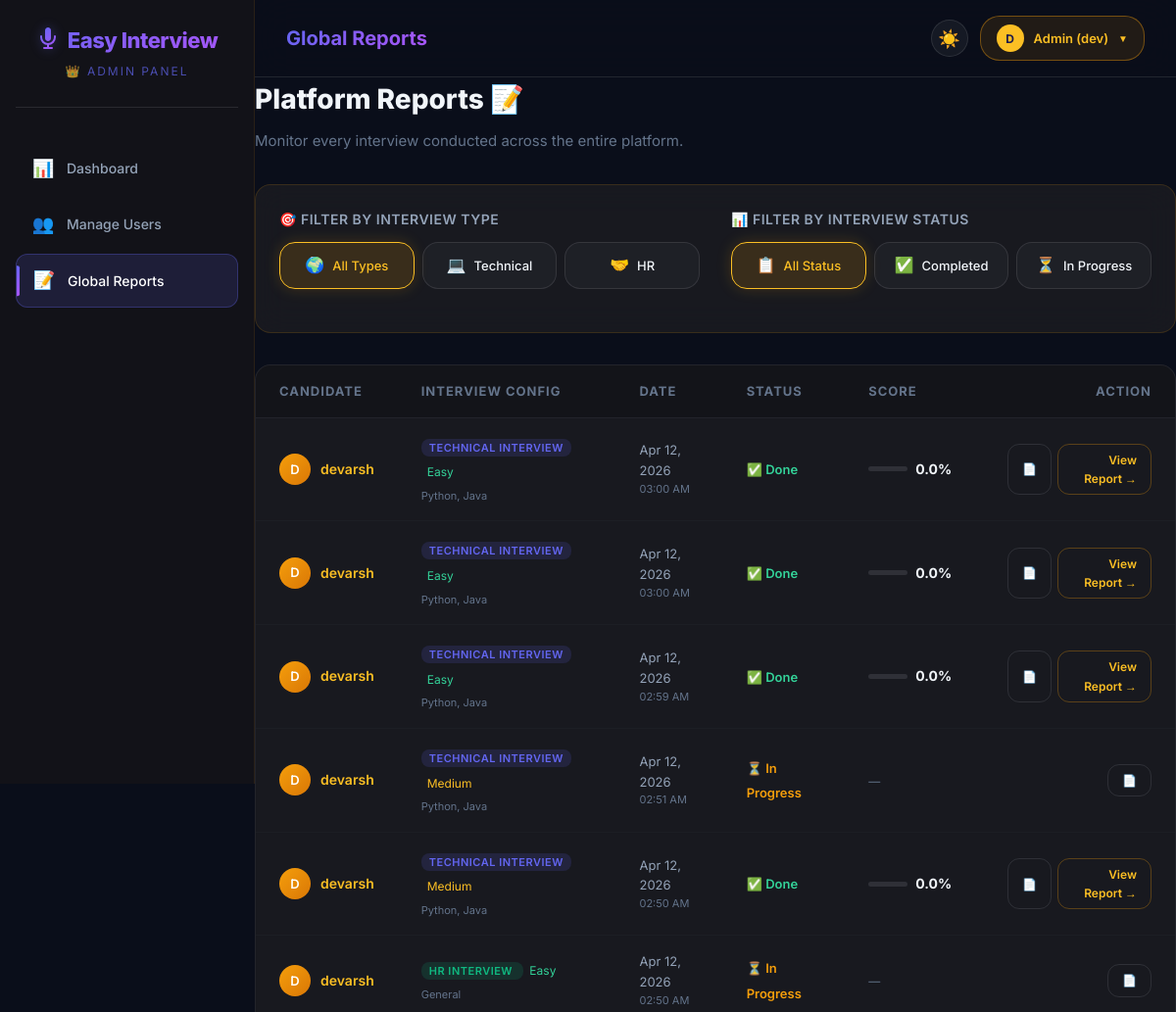
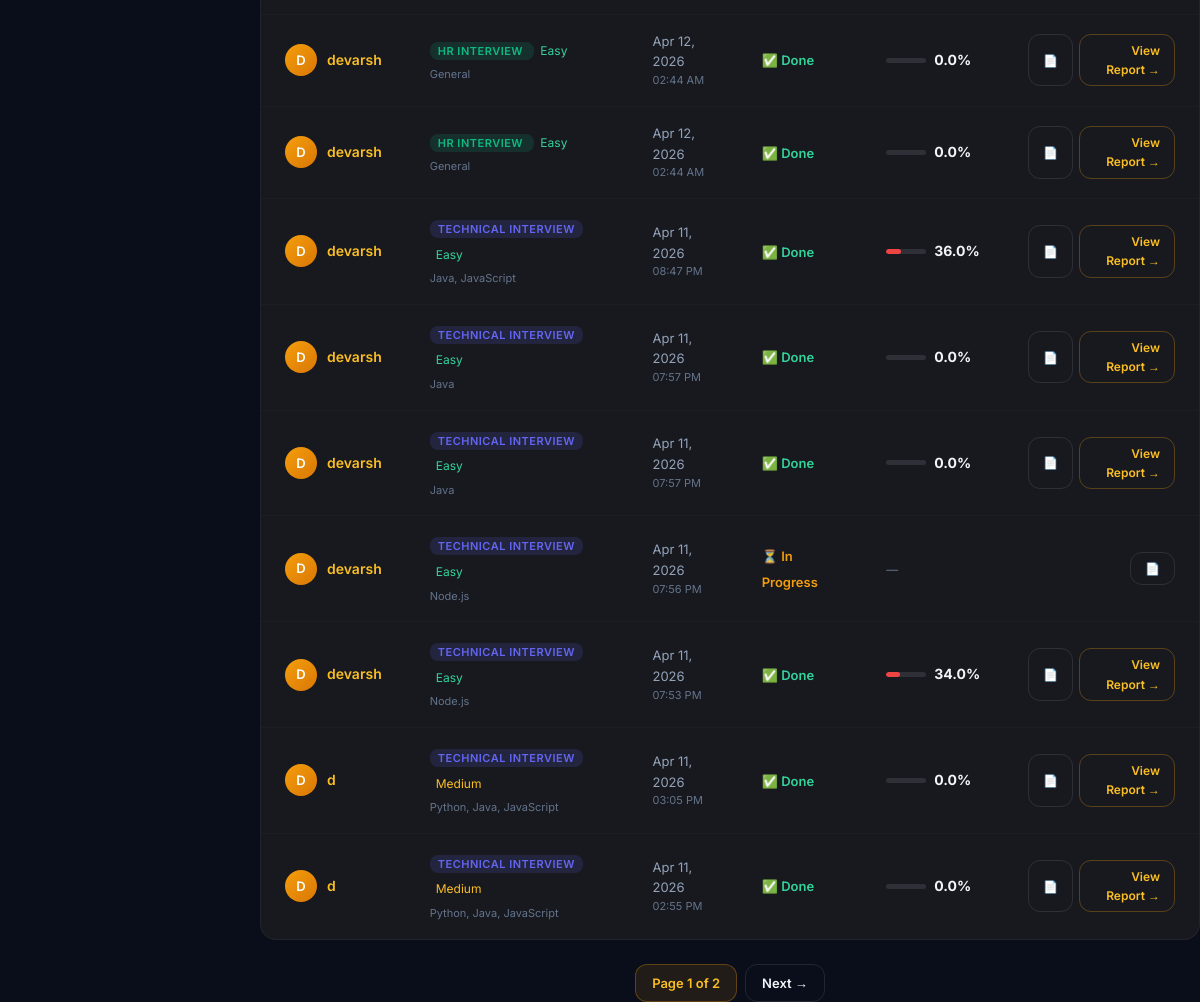
Page /admin-reports/ (signed in) on the committed database (2 pictures, top to bottom).
### myapp/models.py (models this page shows, shortened)
class User(AbstractUser):
    profile_photo = models.ImageField(upload_to='profile_photos/', null=True, blank=True)
    is_expert = models.BooleanField(default=False)

class Interview(models.Model):
    INTERVIEW_TYPE_CHOICES = [
        ('hr', 'HR Interview'),
        ('technical', 'Technical Interview'),
    ]
    DIFFICULTY_CHOICES = [
        ('easy', 'Easy'),
        ('medium', 'Medium'),
        ('hard', 'Hard'),
    ]
    SKILL_CHOICES = [
        ('python', 'Python'),
        ('java', 'Java'),
        ('javascript', 'JavaScript'),
        ('cpp', 'C++'),
        ('csharp', 'C#'),
        ('sql', 'SQL'),
        ('react', 'React'),
        ('django', 'Django'),
        ('nodejs', 'Node.js'),
        ('html_css', 'HTML/CSS'),
        ('machine_learning', 'Machine Learning'),
        ('data_science', 'Data Science'),
        ('general', 'General'),
    ]
    user = models.ForeignKey(settings.AUTH_USER_MODEL, on_delete=models.CASCADE)
    interview_type = models.CharField(max_length=20, choices=INTERVIEW_TYPE_CHOICES)
    skills = models.CharField(max_length=255, default='general', help_text="Comma-separated skills")
    difficulty_level = models.CharField(max_length=20, choices=DIFFICULTY_CHOICES, default='medium')
    resume = models.FileField(upload_to='resumes/', null=True, blank=True)
    total_score = models.FloatField(default=0)
    max_score = models.FloatField(default=50)
    overall_feedback = models.TextField(blank=True, null=True)
    strengths = models.TextField(blank=True, null=True)
    areas_of_improvement = models.TextField(blank=True, null=True)
    ai_summary = models.TextField(blank=True, null=True)
    created_at = models.DateTimeField(auto_now_add=True)
    started_at = models.DateTimeField(null=True, blank=True)  # === TIMER PERSISTENCE ===
    completed_at = models.DateTimeField(null=True, blank=True)
    is_completed = models.BooleanField(default=False)
    @property
    def score_percentage(self):
        if self.max_score > 0:
            return round((self.total_score / self.max_score) * 100, 1)
        return 0
    @property
    def skills_list(self):
        return [s.strip() for s in self.skills.split(',') if s.strip()]
    @property
    def skills_display(self):
        skill_map = dict(self.SKILL_CHOICES)
        return ', '.join(skill_map.get(s, s) for s in self.skills_list)

### myapp/views.py (the view)
# urls.py: path('admin-reports/', views.admin_reports, name='admin_reports'),
def admin_reports(request):
    if not request.user.is_staff:
        return redirect("home")
    from django.core.paginator import Paginator
    type_filter = request.GET.get("type", "all")
    status_filter = request.GET.get("status", "all")
    reports = Interview.objects.select_related("user").all().order_by("-created_at")
    if type_filter == "technical":
        reports = reports.filter(interview_type="technical")
    elif type_filter == "hr":
        reports = reports.filter(interview_type="hr")
    if status_filter == "completed":
        reports = reports.filter(is_completed=True)
    elif status_filter == "in_progress":
        reports = reports.filter(is_completed=False)
    paginator = Paginator(reports, 15)
    page = request.GET.get("page")
    reports = paginator.get_page(page)
    return render(request, "admin/reports.html", {
        "reports": reports,
        "type_filter": type_filter,
        "status_filter": status_filter,
    })

### myapp/templates/admin/reports.html (shortened to what this page needs)
{% extends 'admin/admin_base.html' %}
{% block nav_reports %}active{% endblock %}
{% block page_title %}<span>Global Reports</span>{% endblock %}
{% block content %}
<div class="animate-in" style="margin-bottom: 24px;">
    <h1 class="page-title">Platform Reports 📝</h1>
    <p class="page-subtitle">Monitor every interview conducted across the entire platform.</p>
</div>
<div class="admin-card animate-in delay-1" style="padding: 24px; margin-bottom: 32px;">
    <form id="filter-form" method="GET">
        <div style="display: flex; flex-wrap: wrap; gap: 32px; align-items: flex-start;">
            <div class="form-group" style="flex: 1; min-width: 300px;">
                <label class="form-label" style="font-size: 14px; margin-bottom: 12px; color: var(--text-secondary); font-weight: 600;">🎯 Filter by Interview Type</label>
                <div style="display: flex; gap: 8px;">
                    <div style="flex: 1;">
                        <label for="type-all" class="type-label" style="padding: 10px; flex-direction: row; gap: 8px; justify-content: center; height: 100%;">
                            <span style="font-size: 16px;">🌍</span>
                            <span style="font-size: 13px; font-weight: 500;">All Types</span>
                        </label>
                    </div>
                    <div style="flex: 1;">
                        <label for="type-tech" class="type-label" style="padding: 10px; flex-direction: row; gap: 8px; justify-content: center; height: 100%;">
                            <span style="font-size: 16px;">💻</span>
                            <span style="font-size: 13px; font-weight: 500;">Technical</span>
                        </label>
                    </div>
                    <div style="flex: 1;">
                        <label for="type-hr" class="type-label" style="padding: 10px; flex-direction: row; gap: 8px; justify-content: center; height: 100%;">
                            <span style="font-size: 16px;">🤝</span>
                            <span style="font-size: 13px; font-weight: 500;">HR</span>
                        </label>
                    </div>
                </div>
            </div>
            <div class="form-group" style="flex: 1; min-width: 300px;">
                <label class="form-label" style="font-size: 14px; margin-bottom: 12px; color: var(--text-secondary); font-weight: 600;">📊 Filter by Interview Status</label>
                <div style="display: flex; gap: 8px;">
                    <div style="flex: 1;">
                        <label for="status-all" class="type-label" style="padding: 10px; flex-direction: row; gap: 8px; justify-content: center; height: 100%;">
                            <span style="font-size: 16px;">📋</span>
                            <span style="font-size: 13px; font-weight: 500;">All Status</span>
                        </label>
                    </div>
                    <div style="flex: 1;">
                        <label for="status-done" class="type-label" style="padding: 10px; flex-direction: row; gap: 8px; justify-content: center; height: 100%;">
                            <span style="font-size: 16px;">✅</span>
                            <span style="font-size: 13px; font-weight: 500;">Completed</span>
                        </label>
                    </div>
                    <div style="flex: 1;">
                        <label for="status-pending" class="type-label" style="padding: 10px; flex-direction: row; gap: 8px; justify-content: center; height: 100%;">
                            <span style="font-size: 16px;">⏳</span>
                            <span style="font-size: 13px; font-weight: 500;">In Progress</span>
                        </label>
                    </div>
                </div>
            </div>
        </div>
    </form>
</div>
<div class="admin-table-container animate-in delay-2">
    <table class="admin-table">
        <thead>
            <tr>
                <th>Candidate</th>
                <th>Interview Config</th>
                <th>Date</th>
                <th>Status</th>
                <th>Score</th>
                <th style="text-align: right;">Action</th>
            </tr>
        </thead>
        <tbody>
            {% for report in reports %}
            <tr>
                <td>
                    <div style="display: flex; align-items: center; gap: 10px;">
                        <div style="width: 32px; height: 32px; border-radius: 50%; background: linear-gradient(135deg, #f59e0b, #d97706); color: white; display: flex; align-items: center; justify-content: center; font-weight: 600; font-size: 13px; flex-shrink: 0;">
                            {{ report.user.username|make_list|first|upper }}
                        </div>
                        <a href="{% url 'view_user' report.user.id %}" style="font-weight: 600; color: #fbbf24; text-decoration: none; font-size: 14px;">{{ report.user.username }}</a>
                    </div>
                </td>
                <td>
                    <span class="history-type {% if report.interview_type == 'technical' %}type-technical{% else %}type-hr{% endif %}" style="margin: 0; padding: 2px 8px; font-size: 11px;">
                        {{ report.get_interview_type_display }}
                    </span>
                    <span style="font-size: 12px; margin-left: 6px; color: {% if report.difficulty_level == 'easy' %}#34d399{% elif report.difficulty_level == 'hard' %}#ef4444{% else %}#fbbf24{% endif %};">
                        {{ report.get_difficulty_level_display }}
                    </span>
                    <div style="font-size: 11px; color: var(--text-muted); margin-top: 4px; max-width: 140px; white-space: nowrap; overflow: hidden; text-overflow: ellipsis;" title="{{ report.skills_display }}">
                        {{ report.skills_display }}
                    </div>
                </td>
                <td style="font-size: 13px; color: var(--text-secondary);">
                    {{ report.created_at|date:"M d, Y" }}
                    <div style="color: var(--text-muted); font-size: 11px;">{{ report.created_at|date:"h:i A" }}</div>
                </td>
                <td>
                    {% if report.is_completed %}
                        <span style="color: #34d399; font-weight: 600; font-size: 13px;">✅ Done</span>
                    {% else %}
                        <span style="color: #f59e0b; font-weight: 600; font-size: 13px;">⏳ In Progress</span>
                    {% endif %}
                </td>
                <td>
                    {% if report.is_completed %}
                        <div style="display: flex; align-items: center; gap: 8px;">
                            <div style="width: 40px; height: 5px; background: rgba(255,255,255,0.1); border-radius: 3px; overflow: hidden;">
                                <div style="height: 100%; width: {{ report.score_percentage }}%; background: {% if report.score_percentage >= 70 %}#34d399{% elif report.score_percentage >= 40 %}#fbbf24{% else %}#ef4444{% endif %}; border-radius: 3px;"></div>
                            </div>
                            <span style="font-weight: 700; font-size: 14px;">{{ report.score_percentage }}%</span>
                        </div>
                    {% else %}
                        <span style="color: var(--text-muted); font-size: 12px;">—</span>
                    {% endif %}
                </td>
                <td style="text-align: right;">
                    <div style="display: flex; gap: 6px; justify-content: flex-end;">
                        {% if report.resume %}
                            <a href="{% url 'admin_view_resume' report.id %}" class="btn-outline-glass" style="padding: 6px 14px; font-size: 12px;" target="_blank" title="View Resume">📄</a>
                        {% endif %}
                        {% if report.is_completed %}
                            <a href="{% url 'result' report.id %}" class="btn-outline-glass" style="padding: 6px 14px; font-size: 12px; border-color: rgba(245, 158, 11, 0.3); color: #fbbf24;">View Report →</a>
                        {% endif %}
                    </div>
                </td>
            </tr>
            {% empty %}
            <tr>
                <td colspan="6" style="text-align: center; padding: 40px; color: var(--text-muted);">
                    No interviews found.
                </td>
            </tr>
            {% endfor %}
        </tbody>
    </table>
</div>
{% if reports.has_other_pages %}
<div style="margin-top: 24px; display: flex; justify-content: center; gap: 8px;" class="animate-in delay-3">
    <span class="btn-outline-glass" style="padding: 8px 16px; font-size: 13px; cursor: default; background: rgba(245, 158, 11, 0.1); border-color: rgba(245, 158, 11, 0.3); color: #fbbf24;">
        Page {{ reports.number }} of {{ reports.paginator.num_pages }}
    </span>
    {% if reports.has_next %}
        <a href="?page={{ reports.next_page_number }}&type={{ type_filter }}&status={{ status_filter }}" class="btn-outline-glass" style="padding: 8px 16px; font-size: 13px;">Next →</a>
    {% endif %}
</div>
{% endif %}
{% endblock %}

### myapp/templates/admin/admin_base.html (shortened to what this page needs)
{% load static %}
<!DOCTYPE html>
<html lang="en">
<head>
    <link rel="stylesheet" href="{% static 'css/style.css' %}?v=30">
</head>
<body class="admin-body">
<div id="wrapper">
    <div class="sidebar admin-sidebar">
        <div class="sidebar-logo">
            <h2 style="color: #6366f1; display: flex; align-items: center; justify-content: center; gap: 8px;">
                Easy Interview
            </h2>
            <span style="color: rgba(99, 102, 241, 0.7);">👑 Admin Panel</span>
        </div>
        <div class="sidebar-nav">
            <a href="{% url 'admin_dashboard' %}" class="nav-link {% block nav_dashboard %}{% endblock %}">
                <span class="nav-icon">📊</span> Dashboard
            </a>
            <a href="{% url 'manage_users' %}" class="nav-link {% block nav_users %}{% endblock %}">
                <span class="nav-icon">👥</span> Manage Users
            </a>
            <a href="{% url 'admin_reports' %}" class="nav-link {% block nav_reports %}{% endblock %}">
                <span class="nav-icon">📝</span> Global Reports
            </a>
        </div>
        <div style="margin-top: auto; padding: 20px;">
        </div>
    </div>
    <div class="page-content">
        <div class="topbar">
            <div style="display: flex; align-items: center; gap: 12px;">
                <div class="topbar-title">
                    {% block page_title %}<span>Admin Dashboard</span>{% endblock %}
                </div>
            </div>
            <div style="display: flex; align-items: center; gap: 12px;">
                <button id="theme-toggle-admin" class="btn-outline-glass" style="padding: 0; width: 38px; height: 38px; border-radius: 50%; font-size: 18px; display: flex; align-items: center; justify-content: center; cursor: pointer; background: var(--bg-glass); border-color: var(--border-glass);">
                </button>
                <div class="profile-dropdown">
                    <button class="profile-btn" style="border-color: rgba(245, 158, 11, 0.4); background: rgba(245, 158, 11, 0.1);">
                        <div class="profile-avatar" style="width: 28px; height: 28px; background: #fbbf24; color: #1e1b4b; font-size: 12px; margin: 0;">
                            {{ request.user.username|make_list|first|upper }}
                        </div>
                        <span style="font-size: 13px; font-weight: 600; color: #fbbf24;">Admin ({{ request.user.username }})</span>
                        <span style="font-size: 10px; color: #fbbf24;">▼</span>
                    </button>
                </div>
            </div>
        </div>
        <div class="content-wrapper">
            {% block content %}{% endblock %}
        </div>
    </div>
</div>
</body>
</html>

### rows in the picture
User: user.username|make_list "D", user.username "dev"
Interview: user.username|make_list "D", user.username "devarsh", interview_type "TECHNICAL INTERVIEW", difficulty_level "Easy", skills_display "Python, Java", created_at "Apr 12, 2026", created_at "03:00 AM", is_completed "✅ Done", score_percentage "0.0"
Interview: user.username|make_list "D", user.username "devarsh", interview_type "TECHNICAL INTERVIEW", difficulty_level "Easy", skills_display "Python, Java", created_at "Apr 12, 2026", created_at "03:00 AM", is_completed "✅ Done", score_percentage "0.0"
Interview: user.username|make_list "D", user.username "devarsh", interview_type "TECHNICAL INTERVIEW", difficulty_level "Easy", skills_display "Python, Java", created_at "Apr 12, 2026", created_at "02:59 AM", is_completed "✅ Done", score_percentage "0.0"
Interview: user.username|make_list "D", user.username "devarsh", interview_type "TECHNICAL INTERVIEW", difficulty_level "Medium", skills_display "Python, Java", created_at "Apr 12, 2026", created_at "02:51 AM", is_completed "⏳ In Progress"
Interview: user.username|make_list "D", user.username "devarsh", interview_type "TECHNICAL INTERVIEW", difficulty_level "Medium", skills_display "Python, Java", created_at "Apr 12, 2026", created_at "02:50 AM", is_completed "✅ Done", score_percentage "0.0"
Interview: user.username|make_list "D", user.username "devarsh", interview_type "HR INTERVIEW", difficulty_level "Easy", skills_display "General", created_at "Apr 12, 2026", created_at "02:50 AM", is_completed "⏳ In Progress"
Interview: user.username|make_list "D", user.username "devarsh", interview_type "HR INTERVIEW", difficulty_level "Easy", skills_display "General", created_at "Apr 12, 2026", created_at "02:44 AM", is_completed "✅ Done", score_percentage "0.0"
Interview: user.username|make_list "D", user.username "devarsh", interview_type "HR INTERVIEW", difficulty_level "Easy", skills_display "General", created_at "Apr 12, 2026", created_at "02:44 AM", is_completed "✅ Done", score_percentage "0.0"
Interview: user.username|make_list "D", user.username "devarsh", interview_type "TECHNICAL INTERVIEW", difficulty_level "Easy", skills_display "Java, JavaScript", created_at "Apr 11, 2026", created_at "08:47 PM", is_completed "✅ Done", score_percentage "36.0"
Interview: user.username|make_list "D", user.username "devarsh", interview_type "TECHNICAL INTERVIEW", difficulty_level "Easy", skills_display "Java", created_at "Apr 11, 2026", created_at "07:57 PM", is_completed "✅ Done", score_percentage "0.0"
Interview: user.username|make_list "D", user.username "devarsh", interview_type "TECHNICAL INTERVIEW", difficulty_level "Easy", skills_display "Java", created_at "Apr 11, 2026", created_at "07:57 PM", is_completed "✅ Done", score_percentage "0.0"
Interview: user.username|make_list "D", user.username "devarsh", interview_type "TECHNICAL INTERVIEW", difficulty_level "Easy", skills_display "Node.js", created_at "Apr 11, 2026", created_at "07:56 PM", is_completed "⏳ In Progress"
Interview: user.username|make_list "D", user.username "devarsh", interview_type "TECHNICAL INTERVIEW", difficulty_level "Easy", skills_display "Node.js", created_at "Apr 11, 2026", created_at "07:53 PM", is_completed "✅ Done", score_percentage "34.0"
Interview: user.username|make_list "D", user.username "d", interview_type "TECHNICAL INTERVIEW", difficulty_level "Medium", skills_display "Python, Java, JavaScript", created_at "Apr 11, 2026", created_at "03:05 PM", is_completed "✅ Done", score_percentage "0.0"
Interview: user.username|make_list "D", user.username "d", interview_type "TECHNICAL INTERVIEW", difficulty_level "Medium", skills_display "Python, Java, JavaScript", created_at "Apr 11, 2026", created_at "02:55 PM", is_completed "✅ Done", score_percentage "0.0"

### other values in the picture
{{ reports.number }} "1"
{{ reports.paginator.num_pages }} "2"
